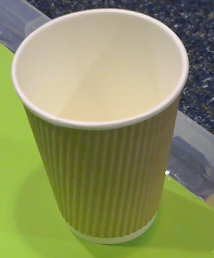
#> input picture 1.png, 214 x 258 px
$ python PPPP.py
#> lines starting #> are read from the running program, lines starting #| are printed output that depends on the picture; after the words box and inside, x2 and y2 are one past the last pixel; in counts of white or black regions, pixels touching at a corner belong together

import math
import numpy as np
import cv2
import random
from matplotlib import pyplot as plt
img = cv2.imread('1.png')
#> img is the input picture: shape (258, 214, 3); mean B, G, R 98.2, 145.3, 140.6
# ->HSV
hsv_image = cv2.cvtColor(img, cv2.COLOR_BGR2HSV)
#> hsv_image: shape (258, 214, 3); mean H, S, V 45.6, 99.4, 152.1
# 阈值
lower_green = np.array([30, 100, 130])
upper_green = np.array([45, 210, 255])
#
mask = cv2.inRange(hsv_image, lower_green, upper_green)
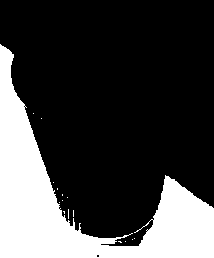
#> mask: shape (258, 214); 25.7% white; 16 white regions (15 under 20 px), largest, box (x1, y1, x2, y2) and area: (0, 44, 214, 258) 14174
hsv_image = cv2.bitwise_and(hsv_image, hsv_image, mask=mask)
#> hsv_image: shape (258, 214, 3); mean H, S, V 9.8, 41.3, 44.3
# hsv->gray
img = cv2.cvtColor(cv2.cvtColor(hsv_image, cv2.COLOR_HSV2BGR), cv2.COLOR_BGR2GRAY)
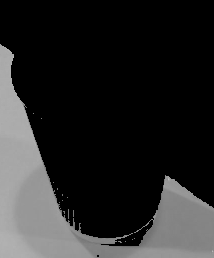
#> img: shape (258, 214); min 0, max 187, mean 38.9
y,x=img.shape
#> y = 258; x = 214
blur = cv2.GaussianBlur(img, (5, 5), 0)
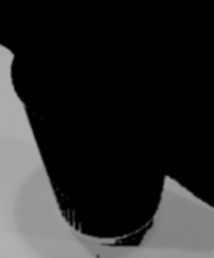
#> blur: shape (258, 214); min 0, max 177, mean 38.9

corners = cv2.goodFeaturesToTrack(blur,25,0.01,10) # 返回的结果是 [[ 311., 250.]] 两层括号的数组。 corners = np.int0(corners)
#> corners = 25 rows, first 8: [71, 224], [166, 177], [79, 230], [13, 55], [114, 239], [97, 255], [127, 235], [62, 215]
# (x,1,2)
corners=np.array(corners[:,0,:])
#> corners = 25 pairs, first value 1 to 212, second value 45 to 255

cc=[]
for p in [[0,y],[x,y]]:
    d = np.linalg.norm(corners - np.array([p]), axis=1)
    c = corners[np.argmin(d)]
    if math.tan(math.pi/3)>(abs(c[1]-p[1]))/abs(c[0]-p[0])>math.tan(math.pi/18):
        cc.append(c)
#> this loop made 2 passes
#> c on passes 1 to 2: [62, 215], [212, 207]
#> after the loop, cc = [[62, 215]]
if len(cc)==2:
    c=cc[random.randint(0,1)]
else:
    c=cc[0]
#> c = [62, 215]
img = cv2.cvtColor(img,cv2.COLOR_GRAY2BGR)
#> img: shape (258, 214, 3)
cv2.circle(img,tuple(c),3,(0,0,255))
#> img: shape (258, 214, 3); mean B, G, R 38.8, 38.8, 38.9

cv2.imshow('ff',img)
cv2.waitKey(0)
